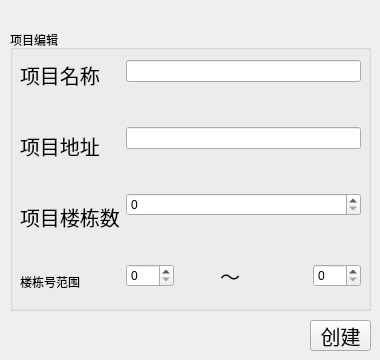
<?xml version="1.0" encoding="UTF-8"?>
<ui version="4.0">
 <class>create_Proj_ui</class>
 <widget class="QWidget" name="create_Proj_ui">
  <property name="geometry">
   <rect>
    <x>0</x>
    <y>0</y>
    <width>380</width>
    <height>360</height>
   </rect>
  </property>
  <property name="minimumSize">
   <size>
    <width>380</width>
    <height>360</height>
   </size>
  </property>
  <property name="maximumSize">
   <size>
    <width>380</width>
    <height>360</height>
   </size>
  </property>
  <property name="windowTitle">
   <string>创建项目</string>
  </property>
  <widget class="QPushButton" name="creatProjConfirmButton">
   <property name="geometry">
    <rect>
     <x>310</x>
     <y>320</y>
     <width>61</width>
     <height>31</height>
    </rect>
   </property>
   <property name="font">
    <font>
     <pointsize>15</pointsize>
    </font>
   </property>
   <property name="text">
    <string>创建</string>
   </property>
  </widget>
  <widget class="QGroupBox" name="groupBox">
   <property name="geometry">
    <rect>
     <x>10</x>
     <y>30</y>
     <width>361</width>
     <height>281</height>
    </rect>
   </property>
   <property name="title">
    <string>项目编辑</string>
   </property>
   <widget class="QWidget" name="layoutWidget">
    <property name="geometry">
     <rect>
      <x>10</x>
      <y>30</y>
      <width>341</width>
      <height>231</height>
     </rect>
    </property>
    <layout class="QHBoxLayout" name="horizontalLayout">
     <item>
      <layout class="QVBoxLayout" name="verticalLayout">
       <item>
        <widget class="QLabel" name="label">
         <property name="font">
          <font>
           <pointsize>15</pointsize>
          </font>
         </property>
         <property name="text">
          <string>项目名称</string>
         </property>
        </widget>
       </item>
       <item>
        <spacer name="verticalSpacer">
         <property name="orientation">
          <enum>Qt::Vertical</enum>
         </property>
         <property name="sizeHint" stdset="0">
          <size>
           <width>20</width>
           <height>40</height>
          </size>
         </property>
        </spacer>
       </item>
       <item>
        <widget class="QLabel" name="label_2">
         <property name="font">
          <font>
           <pointsize>15</pointsize>
          </font>
         </property>
         <property name="text">
          <string>项目地址</string>
         </property>
        </widget>
       </item>
       <item>
        <spacer name="verticalSpacer_2">
         <property name="orientation">
          <enum>Qt::Vertical</enum>
         </property>
         <property name="sizeHint" stdset="0">
          <size>
           <width>20</width>
           <height>40</height>
          </size>
         </property>
        </spacer>
       </item>
       <item>
        <widget class="QLabel" name="label_3">
         <property name="font">
          <font>
           <pointsize>15</pointsize>
          </font>
         </property>
         <property name="text">
          <string>项目楼栋数</string>
         </property>
        </widget>
       </item>
       <item>
        <spacer name="verticalSpacer_5">
         <property name="orientation">
          <enum>Qt::Vertical</enum>
         </property>
         <property name="sizeHint" stdset="0">
          <size>
           <width>20</width>
           <height>40</height>
          </size>
         </property>
        </spacer>
       </item>
       <item>
        <widget class="QLabel" name="label_4">
         <property name="text">
          <string>楼栋号范围</string>
         </property>
        </widget>
       </item>
      </layout>
     </item>
     <item>
      <layout class="QVBoxLayout" name="verticalLayout_2">
       <item>
        <widget class="QLineEdit" name="projNameInput"/>
       </item>
       <item>
        <spacer name="verticalSpacer_3">
         <property name="orientation">
          <enum>Qt::Vertical</enum>
         </property>
         <property name="sizeHint" stdset="0">
          <size>
           <width>20</width>
           <height>40</height>
          </size>
         </property>
        </spacer>
       </item>
       <item>
        <widget class="QLineEdit" name="ProjAddressInput"/>
       </item>
       <item>
        <spacer name="verticalSpacer_4">
         <property name="orientation">
          <enum>Qt::Vertical</enum>
         </property>
         <property name="sizeHint" stdset="0">
          <size>
           <width>20</width>
           <height>40</height>
          </size>
         </property>
        </spacer>
       </item>
       <item>
        <widget class="QSpinBox" name="buildingNumInput"/>
       </item>
       <item>
        <spacer name="verticalSpacer_6">
         <property name="orientation">
          <enum>Qt::Vertical</enum>
         </property>
         <property name="sizeHint" stdset="0">
          <size>
           <width>20</width>
           <height>40</height>
          </size>
         </property>
        </spacer>
       </item>
       <item>
        <layout class="QHBoxLayout" name="horizontalLayout_2">
         <item>
          <widget class="QSpinBox" name="buildingNoStart"/>
         </item>
         <item>
          <spacer name="horizontalSpacer">
           <property name="orientation">
            <enum>Qt::Horizontal</enum>
           </property>
           <property name="sizeType">
            <enum>QSizePolicy::Preferred</enum>
           </property>
           <property name="sizeHint" stdset="0">
            <size>
             <width>40</width>
             <height>20</height>
            </size>
           </property>
          </spacer>
         </item>
         <item>
          <widget class="QLabel" name="label_5">
           <property name="font">
            <font>
             <pointsize>15</pointsize>
            </font>
           </property>
           <property name="text">
            <string>～</string>
           </property>
          </widget>
         </item>
         <item>
          <spacer name="horizontalSpacer_2">
           <property name="orientation">
            <enum>Qt::Horizontal</enum>
           </property>
           <property name="sizeType">
            <enum>QSizePolicy::Preferred</enum>
           </property>
           <property name="sizeHint" stdset="0">
            <size>
             <width>40</width>
             <height>20</height>
            </size>
           </property>
          </spacer>
         </item>
         <item>
          <widget class="QSpinBox" name="spinBox_2"/>
         </item>
        </layout>
       </item>
      </layout>
     </item>
    </layout>
   </widget>
  </widget>
 </widget>
 <resources/>
 <connections/>
</ui>
